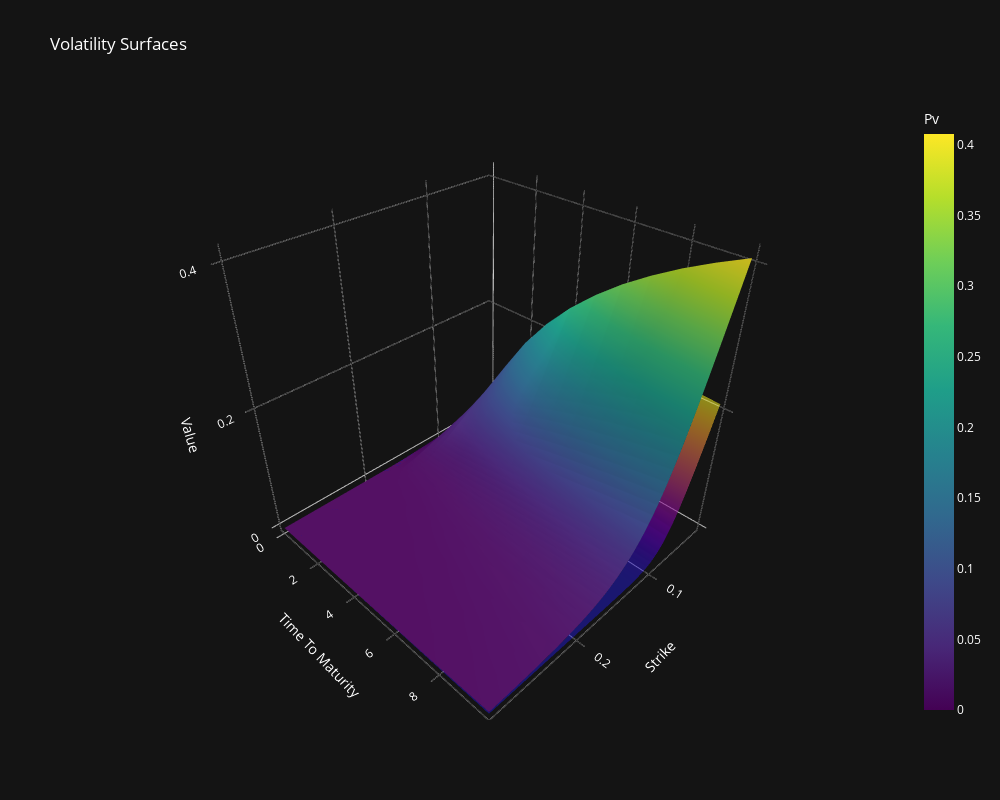

The notebook cell this image was saved under:
### Code cell
fig = plot_volatility_surface(
    vol_key_rate, 
    ['pv', 'pv_model_key'],
    colorscale=['Viridis', 'Plasma'],
    opacity=[1.0, 0.7]  # Second surface more transparent
)
fig.show()

### Figure 1 — Plotly figure (JSON) as saved in the notebook; plotly's stock layout.template omitted (floating-point values rounded to 4 significant figures; data arrays with more than 128 entries replaced by an {"elided": "..."} marker saying what was removed)
{"data": [{"colorbar": {"tickfont": {"color": "white"}, "title": {"font": {"color": "white"}, "text": "Pv"}}, "colorscale": [[0, "#440154"], [0.1111, "#482878"], [0.2222, "#3e4989"], [0.3333, "#31688e"], [0.4444, "#26828e"], [0.5556, "#1f9e89"], [0.6667, "#35b779"], [0.7778, "#6ece58"], [0.8889, "#b5de2b"], [1, "#fde725"]], "name": "Pv", "opacity": 1, "showscale": true, "type": "surface", "x": {"elided": "15x33 float values"}, "y": {"elided": "15x33 float values"}, "z": {"elided": "15x33 float values"}}, {"colorscale": [[0, "#0d0887"], [0.1111, "#46039f"], [0.2222, "#7201a8"], [0.3333, "#9c179e"], [0.4444, "#bd3786"], [0.5556, "#d8576b"], [0.6667, "#ed7953"], [0.7778, "#fb9f3a"], [0.8889, "#fdca26"], [1, "#f0f921"]], "name": "Pv Model Key", "opacity": 0.7, "showscale": false, "type": "surface", "x": {"elided": "15x33 float values"}, "y": {"elided": "15x33 float values"}, "z": {"elided": "15x33 float values"}}], "layout": {"height": 800, "paper_bgcolor": "rgb(20, 20, 20)", "plot_bgcolor": "rgb(20, 20, 20)", "scene": {"bgcolor": "rgb(20, 20, 20)", "xaxis": {"backgroundcolor": "rgb(20, 20, 20)", "gridcolor": "rgba(255, 255, 255, 0.1)", "tickfont": {"color": "white"}, "title": {"font": {"color": "white"}, "text": "Strike"}}, "yaxis": {"backgroundcolor": "rgb(20, 20, 20)", "gridcolor": "rgba(255, 255, 255, 0.1)", "tickfont": {"color": "white"}, "title": {"font": {"color": "white"}, "text": "Time To Maturity"}}, "zaxis": {"backgroundcolor": "rgb(20, 20, 20)", "gridcolor": "rgba(255, 255, 255, 0.1)", "tickfont": {"color": "white"}, "title": {"font": {"color": "white"}, "text": "Value"}}}, "title": {"font": {"color": "white"}, "text": "Volatility Surfaces"}, "width": 1000}}
